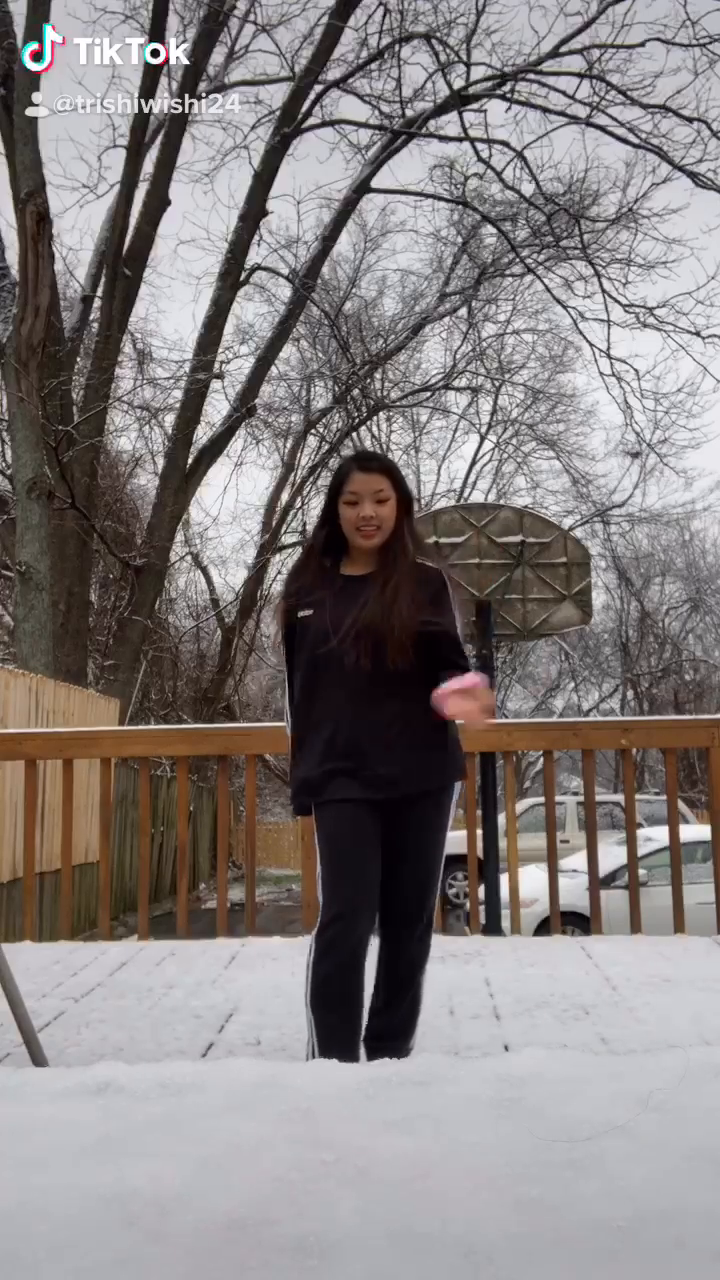
#> input picture frame 45 of app/video.mov, 720 x 1280 px, given in place of trishRenegadeVid.mov, which was not available
$ python main.py
#> lines starting #> are read from the running program, lines starting #| are printed output that depends on the picture; pictures that were not available may be replaced by others from this repository, and a replacement may not be noted
import pose_analyze as pa
import cv2
import numpy as np
import base64
import time
import sys

target_fps = 20
frame_time = 1 / target_fps

debug = True
if not debug:
    sys.path.append("../../openpose/")

def resize(img, scale):
    width = int(img.shape[1] * scale)
    height = int(img.shape[0] * scale)
    dim = (width, height)

    return cv2.resize(img, dim, interpolation = cv2.INTER_AREA)

def resize_match(img1, img2):
    h1 = img1.shape[0]
    h2 = img2.shape[0]

    scale = h2 / h1

    return resize(img1, scale)

def op_analyze(img):
    return img

def send(message):
    print(message)
    sys.stdout.flush()

def send_img(img):
    _, buffer = cv2.imencode('.png', img)
    content = buffer.tobytes()
    img_code = base64.b64encode(content).decode('ascii')

    send(img_code)

def start_game(video_file):
#> called with video_file = '/Users/kphan/trishRenegadeVid.mov'
    cam = cv2.VideoCapture(0)

    video = cv2.VideoCapture(video_file)
    video_fps = video.get(cv2.CAP_PROP_FPS)

    current_video_frame = 0
    video_to_target_ratio = int(video_fps / target_fps)

    last = time.time()

    while video.isOpened():
        success, vframe = video.read()
#> vframe is the input picture: shape (1280, 720, 3); mean B, G, R 128.5, 128.7, 134.6

        if not success:
            break

        _, user_cam = cam.read()
        user_cam = resize(user_cam, 0.5)
        user_cam = cv2.flip(user_cam, 1)
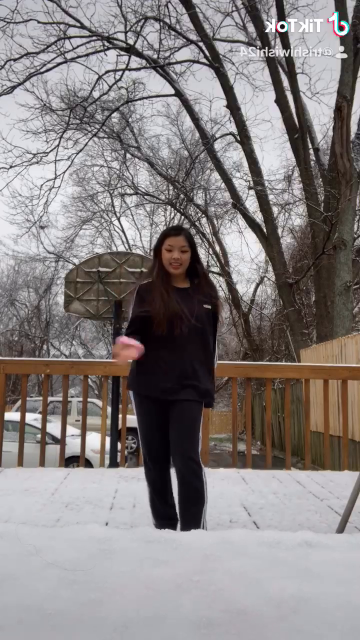
#> user_cam: shape (640, 360, 3); mean B, G, R 128.6, 128.8, 134.7

        vframe = resize_match(vframe, user_cam)

        w = user_cam.shape[1] + vframe.shape[1]
#> w = 720
        wd = w - user_cam.shape[1]
#> wd = 360
        h = user_cam.shape[0]
#> h = 640
        stitch = np.zeros((h, w, 3), np.uint8)

        stitch[0:vframe.shape[0], 0:vframe.shape[1]] = vframe
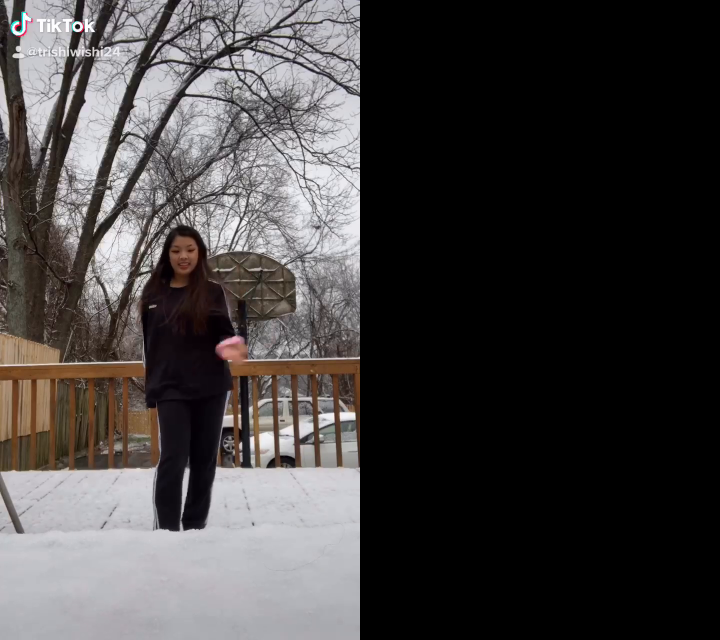
#> stitch: shape (640, 720, 3); mean B, G, R 64.3, 64.4, 67.4
        stitch[0:vframe.shape[0], wd:w] = user_cam
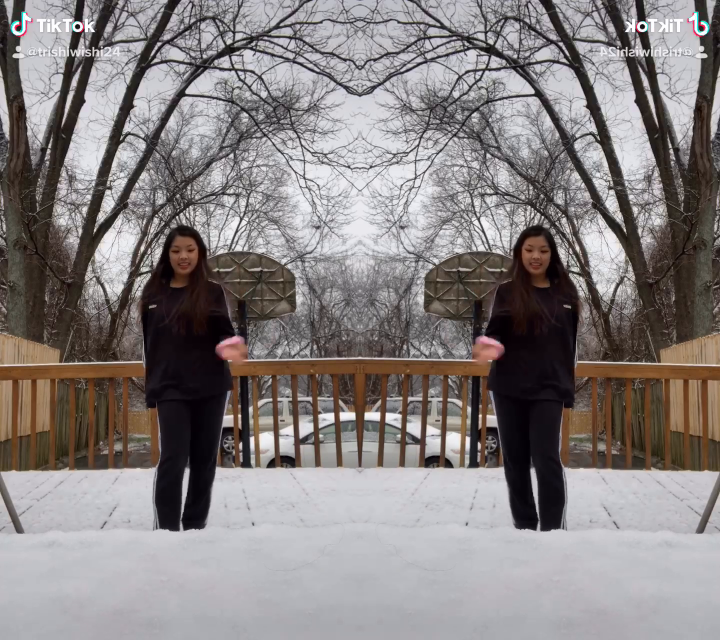
#> stitch: shape (640, 720, 3); mean B, G, R 128.6, 128.8, 134.7

        #stitch[0:h, 0:w] = user_cam

        send_img(stitch)

        elapsed = time.time() - last
        frames_to_skip = elapsed * video_fps

        for i in range(0, int(frames_to_skip)):
            success, img = video.read()

            if not success:
                break
#> this loop made 6 passes
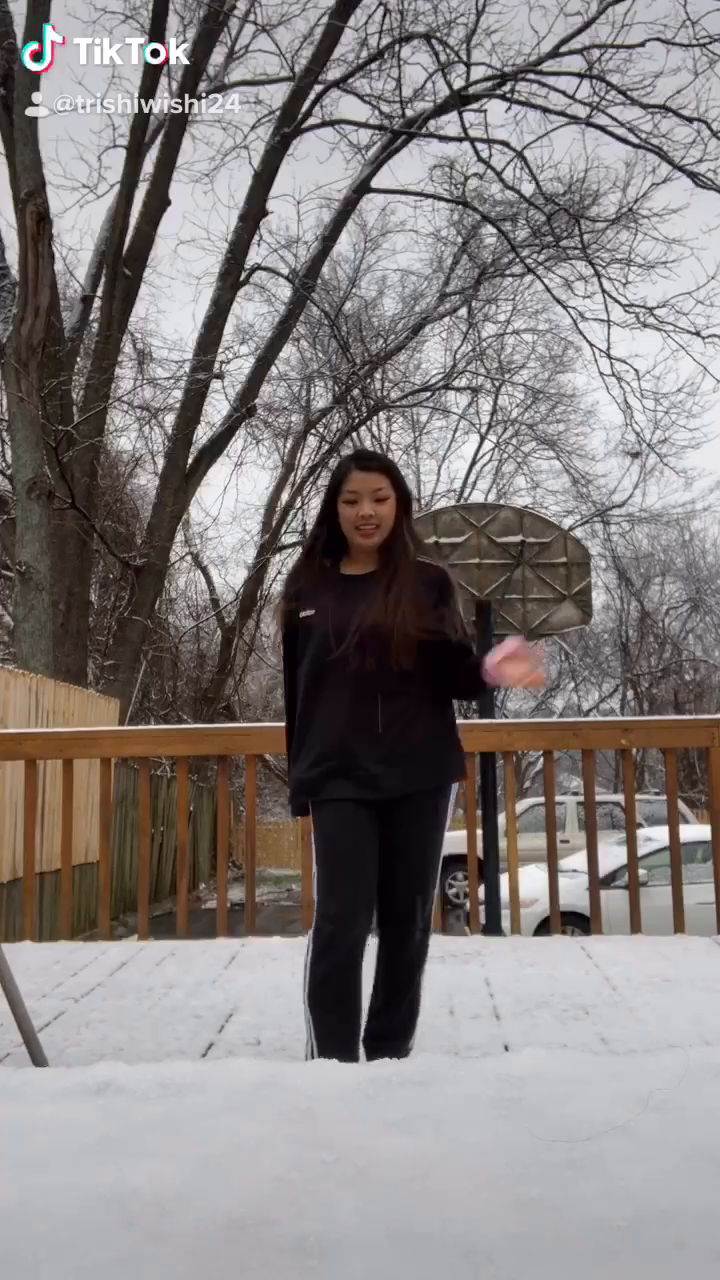
#> input picture frame 46 of app/video.mov, 720 x 1280 px, given in place of trishRenegadeVid.mov, which was not available
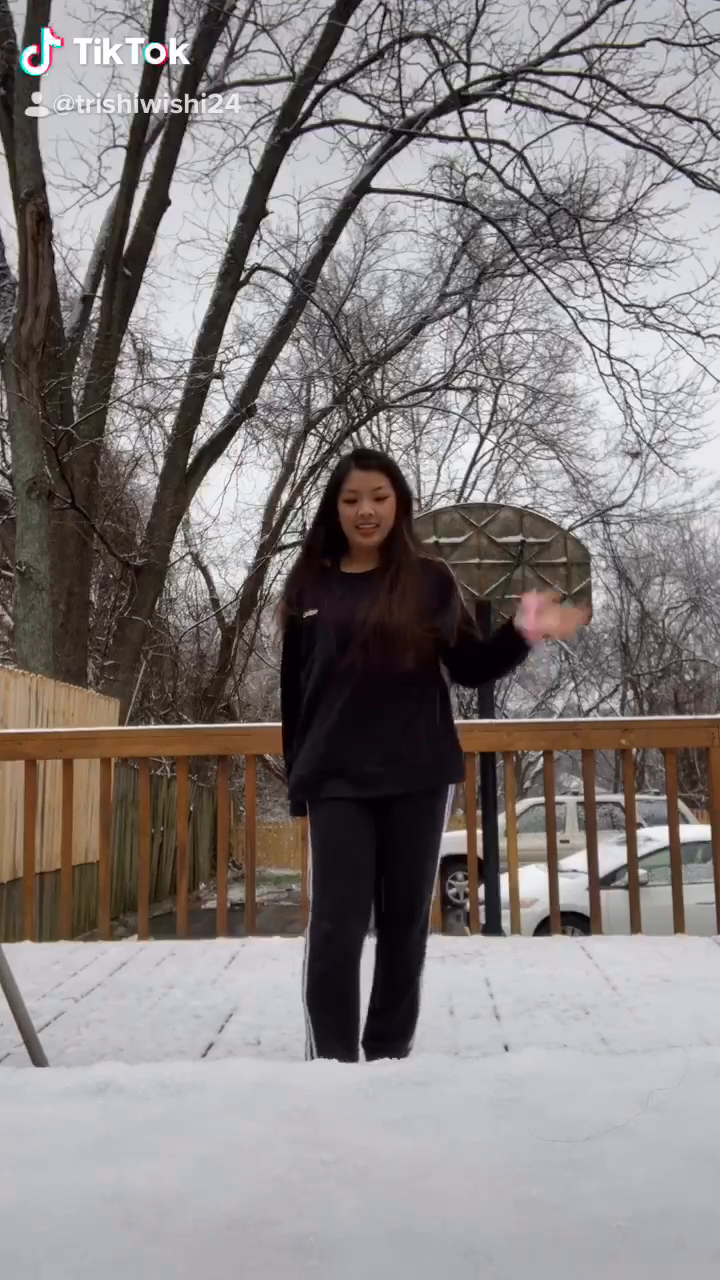
#> input picture frame 47 of app/video.mov, 720 x 1280 px, given in place of trishRenegadeVid.mov, which was not available

        last = time.time()

        # time.sleep(frame_time)

    cam.release()
    video.release()

start_game("/Users/kphan/trishRenegadeVid.mov")

$ run again, starting later in the video
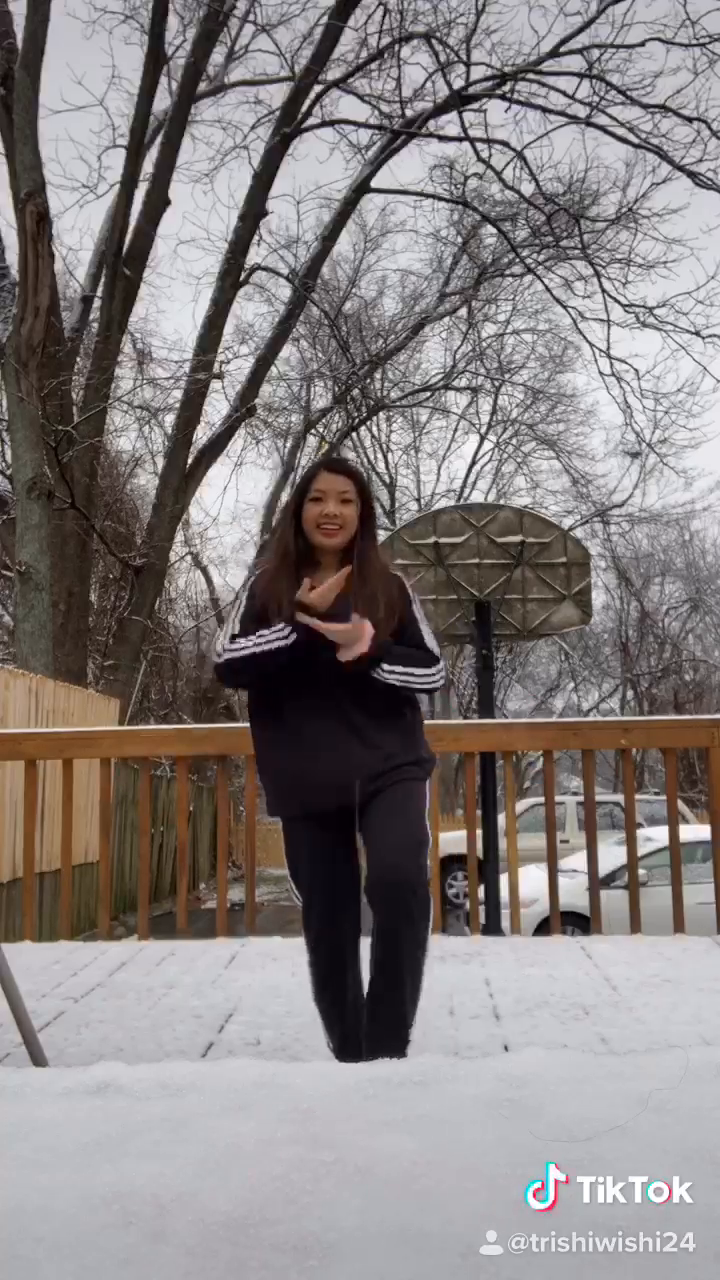
#> input picture frame 203 of app/video.mov, 720 x 1280 px, given in place of trishRenegadeVid.mov, which was not available
#> in start_game, vframe is the input picture: shape (1280, 720, 3); mean B, G, R 128.4, 128.7, 134.8
#> the loop in start_game, `for i in range(0, int(frames_to_skip)):` made 7 passes
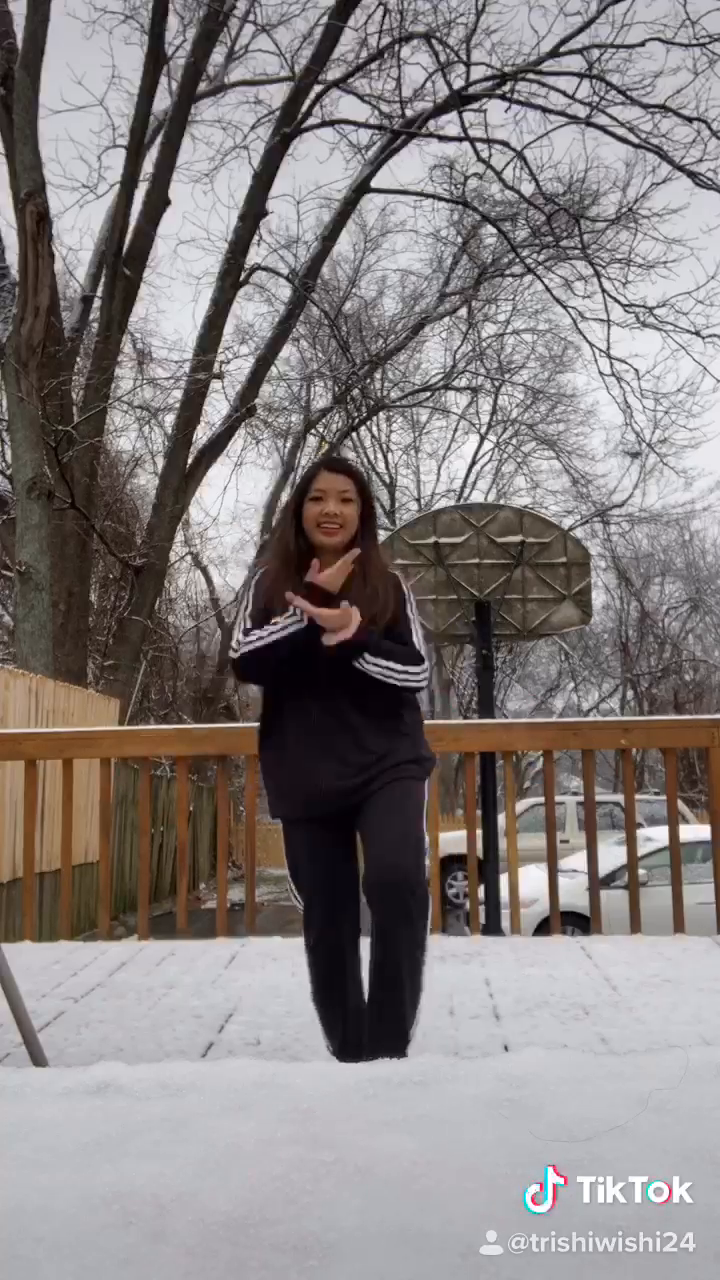
#> input picture frame 204 of app/video.mov, 720 x 1280 px, given in place of trishRenegadeVid.mov, which was not available
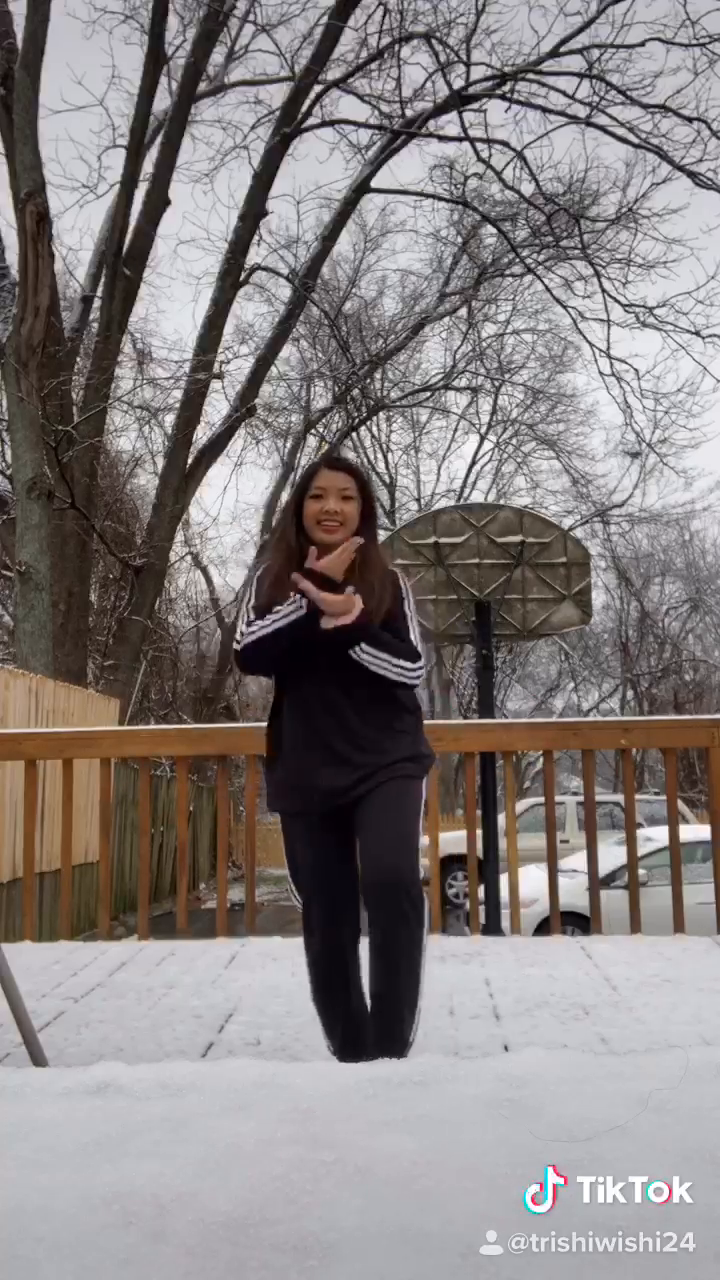
#> input picture frame 205 of app/video.mov, 720 x 1280 px, given in place of trishRenegadeVid.mov, which was not available

$ run again, starting later in the video
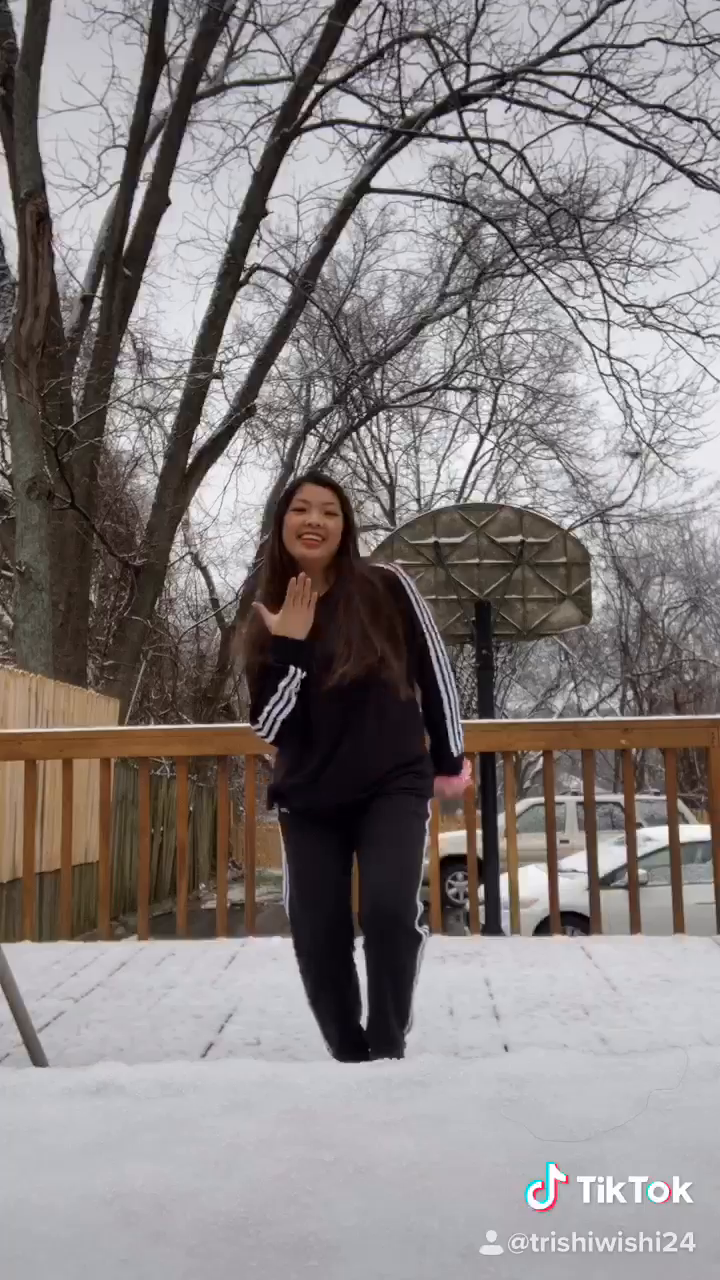
#> input picture frame 361 of app/video.mov, 720 x 1280 px, given in place of trishRenegadeVid.mov, which was not available
#> in start_game, vframe is the input picture: shape (1280, 720, 3); mean B, G, R 128.4, 128.7, 134.8
#> the loop in start_game, `for i in range(0, int(frames_to_skip)):` made 6 passes
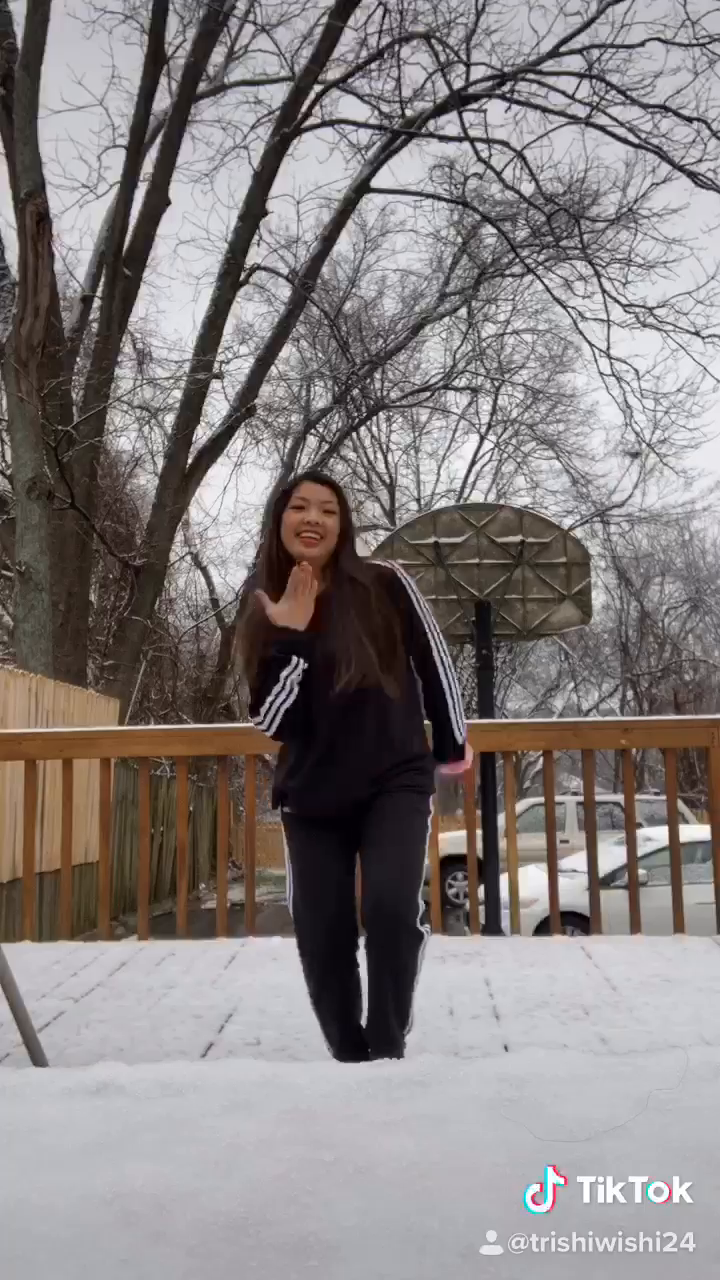
#> input picture frame 362 of app/video.mov, 720 x 1280 px, given in place of trishRenegadeVid.mov, which was not available
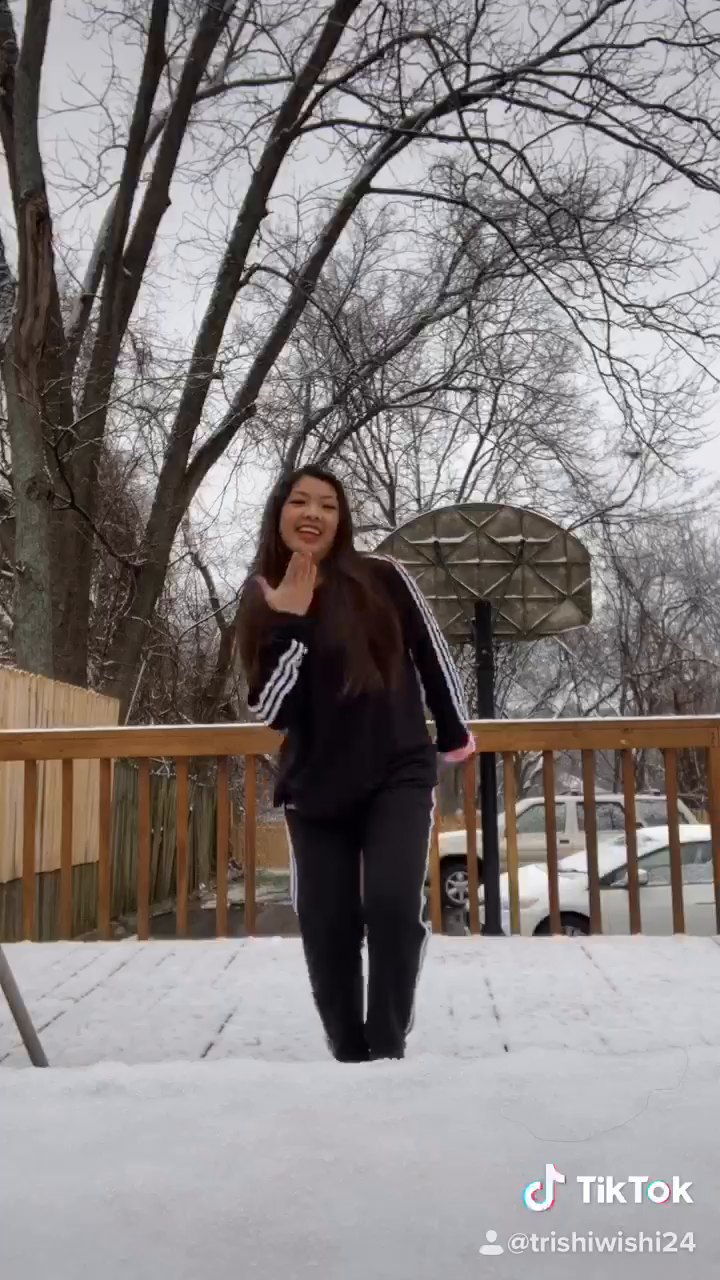
#> input picture frame 363 of app/video.mov, 720 x 1280 px, given in place of trishRenegadeVid.mov, which was not available
